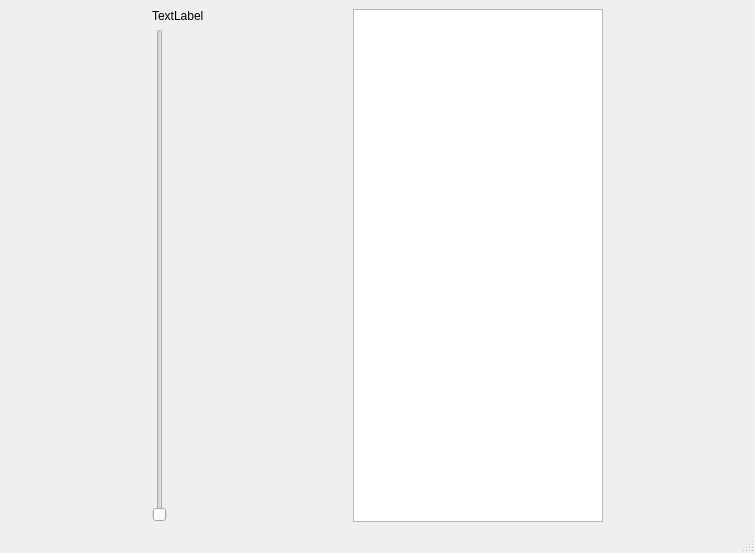
<?xml version="1.0" encoding="UTF-8"?>
<ui version="4.0">
 <class>analysis_visualization_gui</class>
 <widget class="QMainWindow" name="analysis_visualization_gui">
  <property name="geometry">
   <rect>
    <x>0</x>
    <y>0</y>
    <width>755</width>
    <height>553</height>
   </rect>
  </property>
  <property name="windowTitle">
   <string>MainWindow</string>
  </property>
  <widget class="QWidget" name="centralwidget">
   <property name="enabled">
    <bool>true</bool>
   </property>
   <property name="autoFillBackground">
    <bool>false</bool>
   </property>
   <layout class="QGridLayout" name="gridLayout">
    <item row="1" column="0">
     <layout class="QVBoxLayout" name="verticalLayout"/>
    </item>
    <item row="1" column="3">
     <widget class="QListWidget" name="listWidget_elements">
      <property name="maximumSize">
       <size>
        <width>250</width>
        <height>16777215</height>
       </size>
      </property>
      <property name="selectionMode">
       <enum>QAbstractItemView::MultiSelection</enum>
      </property>
     </widget>
    </item>
    <item row="1" column="1">
     <layout class="QGridLayout" name="gridLayout_2">
      <item row="0" column="0">
       <widget class="QLabel" name="label_distance">
        <property name="text">
         <string>TextLabel</string>
        </property>
       </widget>
      </item>
      <item row="1" column="0">
       <widget class="QSlider" name="verticalSlider_distance">
        <property name="maximum">
         <number>100</number>
        </property>
        <property name="orientation">
         <enum>Qt::Vertical</enum>
        </property>
       </widget>
      </item>
     </layout>
    </item>
   </layout>
  </widget>
  <widget class="QMenuBar" name="menubar">
   <property name="geometry">
    <rect>
     <x>0</x>
     <y>0</y>
     <width>755</width>
     <height>21</height>
    </rect>
   </property>
  </widget>
  <widget class="QStatusBar" name="statusbar"/>
 </widget>
 <resources/>
 <connections/>
</ui>
